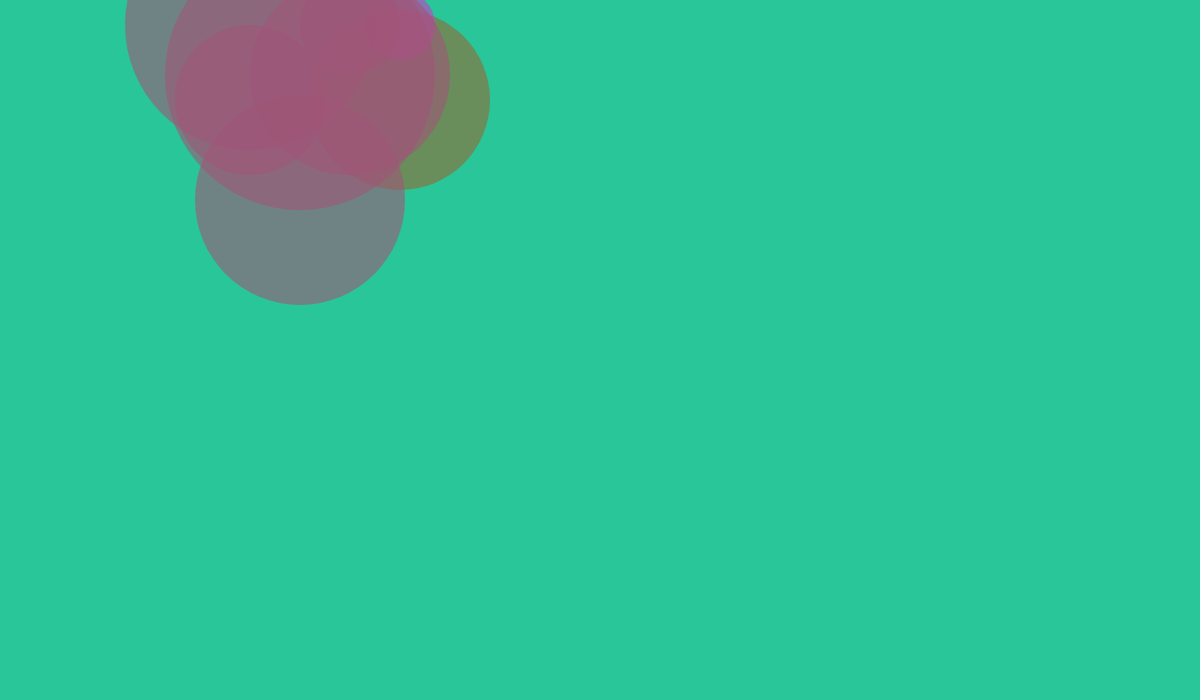
Frame 1 (no input)
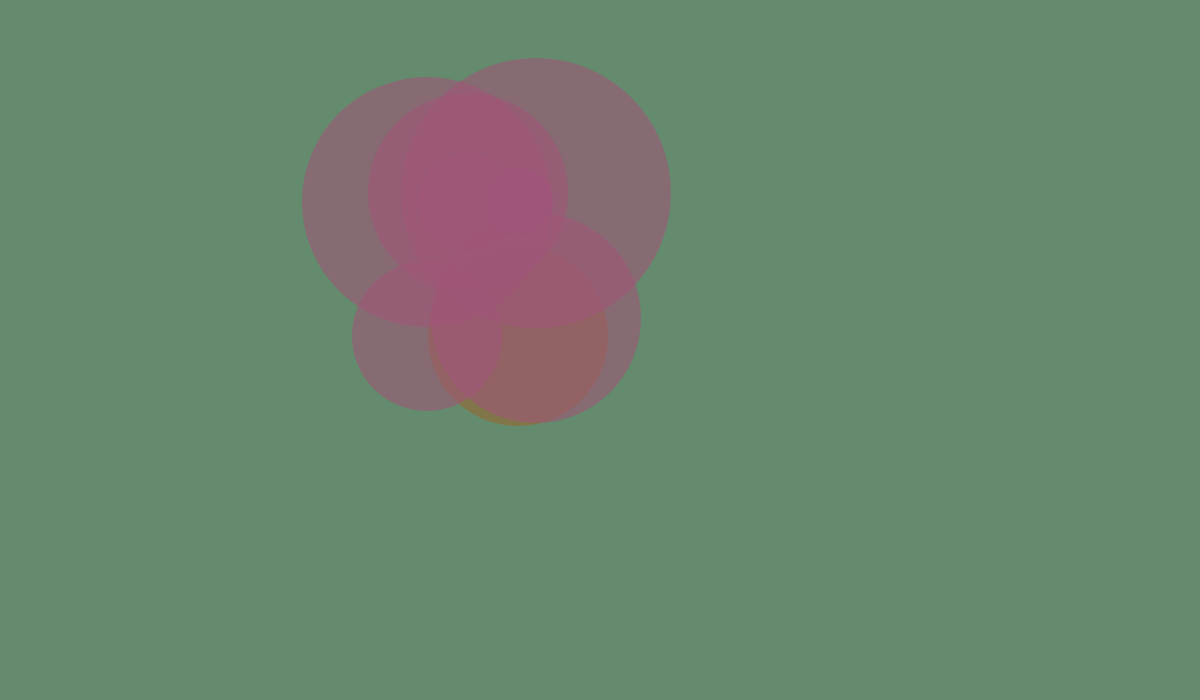
Frame 60 (no input)
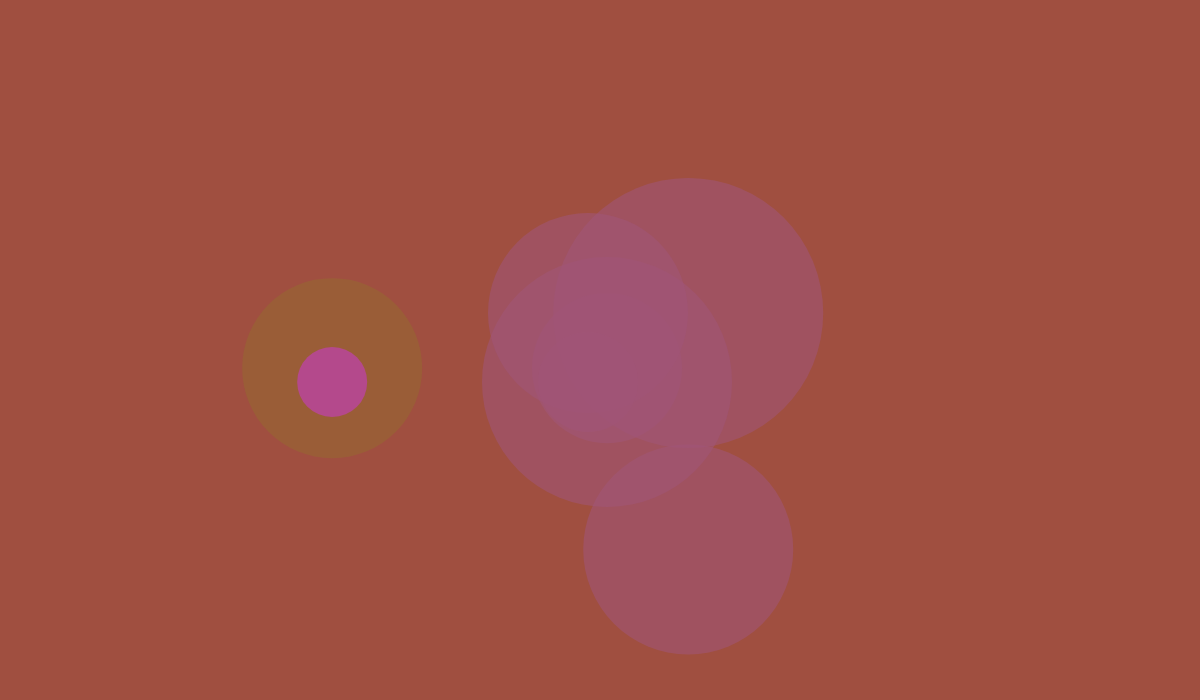
Frame 120 (the mouse pressed at the canvas centre since frame 60)

The p5.js sketch that drew these frames (run headless with seeded random() and noise() and a simulated clock; from frame 60 on, the mouse is pressed at the canvas centre):

// p5.js sketch
// ── sketch.js
function setup() {
	createCanvas(windowWidth, 700);
	// t = random(50, 100);
	// j = random(10, 50);
}

var circle = {
	width: 50,
	height: 50,
}
var colorSpeed = 1;

// speeds x
var pSpeed = 2;
var jSpeed = 4;
var eSpeed = 3;
var cSpeed = 2;

// speeds y
var qSpeed = 2;
var tSpeed = 4;
var wSpeed = 2;
var ySpeed = 3;

// x cords
var p = 400;
var j = 300;
var e = 250;
var c = 350

// y cords
var q = 200;
var t = 100;
var w = 75;
var y = 25;

// colors
var r = 41;
var g = 198;
var b = 153;


function draw() {
	
	// var col3 = 200;
	// var col2 = map(ball, 0, 500, 0, 255);
	// var col = map(ball.pos, 0, 500, 0, 255);	
	background(r, g, b);	
	noStroke();

	// fill(color("blue"));
	// ellipse(p, q, 120, 120);

	fill(150, 105, 50, 150);
	ellipse(p, t, 180, 180);

	// fill(70, 60, 120, 100);
	// ellipse(p, w, 200, 200);

	fill(200, 60, 200, 150);
	ellipse(p, y, 70, 70);

	fill(160, 85, 120, 150);
	ellipse(j, q, 210, 210);

	// fill(160, 85, 120, 100);
	// ellipse(j, t, 300, 300);

	fill(160, 85, 120, 150);
	ellipse(j, w, 270, 270);

	// fill(160, 85, 120, 100);
	// ellipse(j, y, 300, 300);

	// fill(160, 85, 120, 100);
	// ellipse(e, q, 300, 300);

	fill(160, 85, 120, 150);
	ellipse(e, t, 150, 150);

	// fill(160, 85, 120, 100);
	// ellipse(e, w, 300, 300);

	fill(160, 85, 120, 150);
	ellipse(e, y, 250, 250);

	// fill(160, 85, 120, 100);
	// ellipse(c, q, 300, 300);

	// fill(160, 85, 120, 100);
	// ellipse(c, t, 300, 300);

	fill(160, 85, 120, 150);
	ellipse(c, w, 200, 200);

	fill(160, 85, 120, 150);
	ellipse(c, y, 100, 100);

	// speed changes x
	j = j + jSpeed;
	p = p + pSpeed;
	e = e + eSpeed;
	c = c + cSpeed;
	
	// speed changes y
	t = t + tSpeed;
	q = q + qSpeed;
	w = w + wSpeed;
	y = y + ySpeed;



	r = r + colorSpeed;
	g = g - colorSpeed;
	b = b - (colorSpeed * .75);


	if(g < 0){
		g = g + 10;
	}
	if(g > 255){
		g = g - 10;
	}
	if(r < 0){
		r = r + 10;
	}
	if(r > 255){
		r = r - 10;
	}
	if(b < 0){
		b = b + 10;
	}
	if(b > 255){
		b = b - 10;
	}

	// bouncing x
	if(p > width){
		pSpeed = random(-2, -5);
		colorSpeed = -1;
	}
	if(p < -1){
		pSpeed = random(2, 5);
		colorSpeed = 1;
	}

	if(j > width){
		jSpeed = random(-2, -5);
		colorSpeed = -1;
	}
	if(j < -1){
		jSpeed = random(2, 5);
		colorSpeed = -1;
	}

	if(e > width){
		eSpeed = random(-2, -5);
		colorSpeed = -1;
	}
	if(e < -1){
		eSpeed = random(2, 5);
		colorSpeed = -1;
	}

	if(c > width){
		cSpeed = random(-2, -5);
		colorSpeed = -1;
	}
	if(c < -1){
		cSpeed = random(2, 5);
		colorSpeed = -1;
	}

	// bouncing y
	if(q > height){
		qSpeed = random(-2, -5);
		colorSpeed = -1;
	}
	if(q < -1){
		qSpeed = random(2, 5);
		colorSpeed = 1;
	}

	if(t > height){
		tSpeed = random(-2, -5);
		colorSpeed = 1;
	}
	if(t < -1){
		tSpeed = random(2, 5);
	}

	if(w > height){
		wSpeed = random(-2, -5);
		colorSpeed = 1;
	}
	if(w < -1){
		wSpeed = random(2, 5);
	}	
	
	if(y > height){
		ySpeed = random(-2, -5);
		colorSpeed = 1;
	}
	if(y < -1){
		ySpeed = random(2, 5);
	}
}


function mousePressed(){
	q = random(10, 600);
	t = random(10, 600);
	j = random(10, 600);
	p = random(10, 600);
}
	
